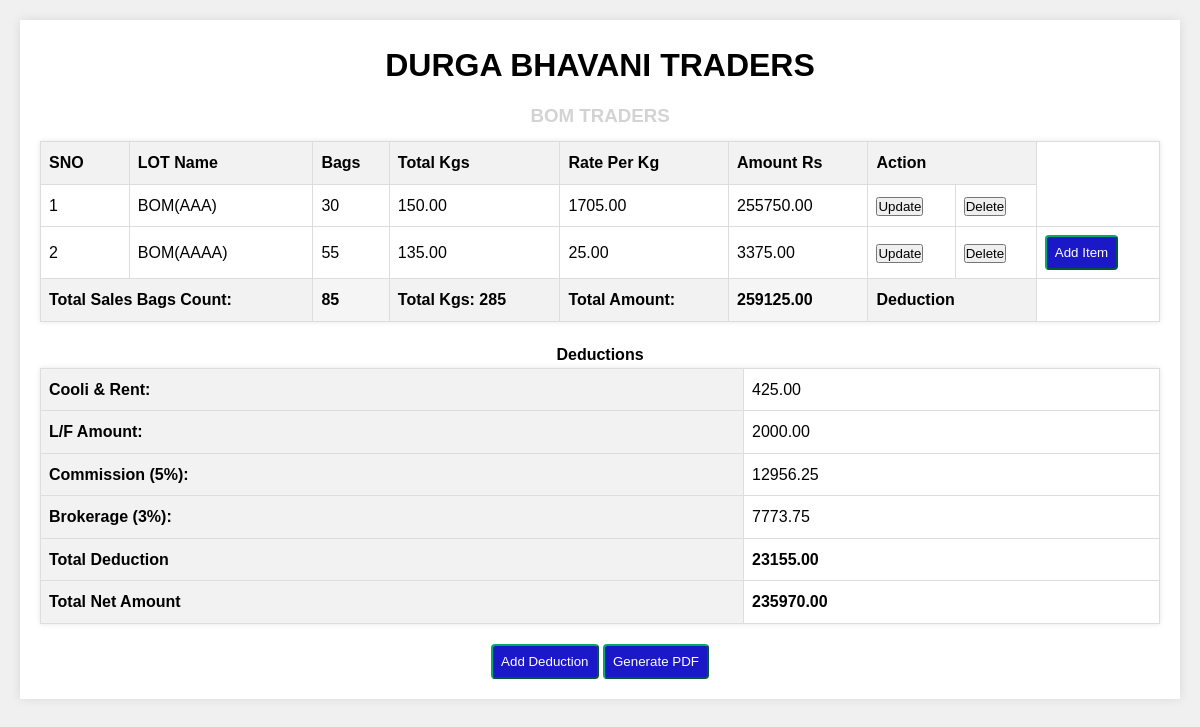
Before: / with the older database file.
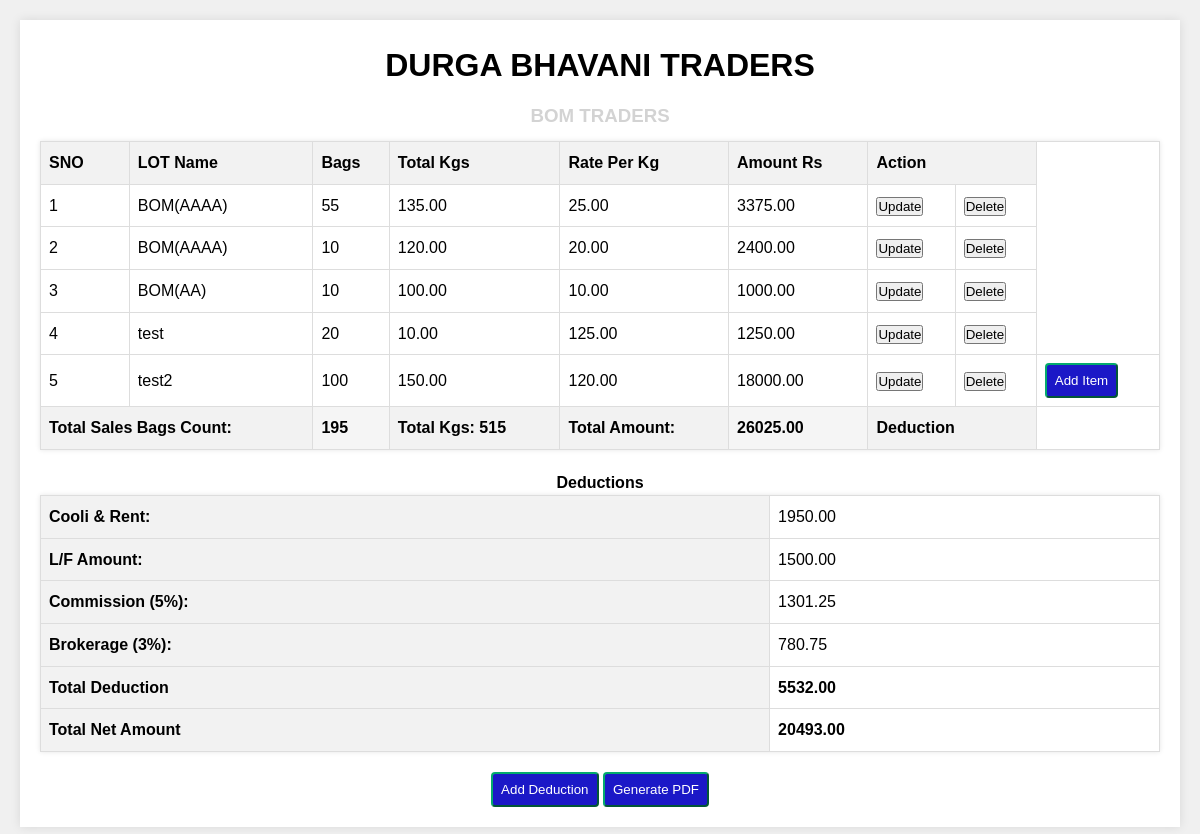
After: the same page with the newer database file.
### app/models.py (models this page shows)
class bill(models.Model):
    LOT_Name=models.CharField(max_length=100)
    Bags=models.IntegerField()
    Total_Kgs=models.DecimalField(max_digits=10, decimal_places=2)
    Rate_Per_Kg=models.DecimalField(max_digits=10, decimal_places=2)

class deduction(models.Model):
    Cooli_Rent=models.DecimalField(max_digits=10, decimal_places=2)
    LF_Amount=models.DecimalField(max_digits=10, decimal_places=2)

### app/views.py (the view)
# urls.py: path("", views.index,name="index"),
def index(request):
    biller = bill.objects.all()
    total_bags = 0
    total_kgs = Decimal('0.0')
    total_amount_rs = Decimal('0.0')
    for item in biller:
        try:
            item.Amount_Rs = Decimal(item.Total_Kgs) * Decimal(item.Rate_Per_Kg)
        except (ValueError, TypeError):
            item.Amount_Rs = Decimal('0.0')
        total_bags += int(item.Bags) if item.Bags else 0
        total_kgs += Decimal(item.Total_Kgs) if item.Total_Kgs else Decimal('0.0')
        total_amount_rs += item.Amount_Rs
    latest_deduction = deduction.objects.order_by('-id').first()
    if latest_deduction:
        latest_deduction.Cooli_Rent = latest_deduction.Cooli_Rent * total_bags
        latest_deduction.Commission = total_amount_rs * Decimal('0.05')
        latest_deduction.Brokerage = total_amount_rs * Decimal('0.03')
        total_deduction = latest_deduction.Cooli_Rent + latest_deduction.LF_Amount + latest_deduction.Commission + latest_deduction.Brokerage
        total_net_amount = total_amount_rs - total_deduction
    else:
        total_deduction = Decimal('0.0')
        total_net_amount = total_amount_rs
    context = {
        'total_bags': total_bags,
        'total_kgs': total_kgs,
        'total_amount_rs': total_amount_rs,
        'biller': biller,
        'latest_deduction': latest_deduction,
        'total_deduction': total_deduction,
        'total_net_amount': total_net_amount,
    }
    return render(request,"index.html",context)

### app/templates/index.html (shortened to what this page needs)
<!DOCTYPE html>
<html lang="en">
<head>
</head>
{% load static %}
<link rel="stylesheet" href="{% static "style1.css" %}">
<link href="{% static 'responsive.css' %}" rel="stylesheet" />
<body>
    <div class="container">
        <h1>DURGA BHAVANI TRADERS</h1>
        <h3 style="color: #d3d3d3;">BOM TRADERS</h3>
        <table id="customers">
            <thead>
                <th>SNO</th>
                <th>LOT Name</th>
                <th>Bags</th>
                <th>Total Kgs</th>
                <th>Rate Per Kg</th>
                <th>Amount Rs</th>
                <th colspan="2" id="mid">Action</th>
            </thead>
            <tbody>
                {% for i in biller %}
                <tr>
                    <td>{{ forloop.counter }}</td>
                    <td>{{ i.LOT_Name }}</td>
                    <td>{{ i.Bags }}</td>
                    <td>{{ i.Total_Kgs }}</td>
                    <td>{{ i.Rate_Per_Kg }}</td>
                    <td>{{ i.Amount_Rs|floatformat:2 }}</td>
                    <td>
                        <a href="update/{{ i.id }}"><button id="up">Update</button></a>
                    </td>
                    <td>
                        <a href="delete/{{ i.id }}"><button id="del">Delete</button></a>
                    </td>
                    {% if forloop.last %}
                    <td>
                        <a href="{% url 'add' %}"><button id="new3">Add Item</button></a>
                    </td>
                    {% endif %}
                </tr>
                {% endfor %}
                <tr class="total-row">
                    <th colspan="2">Total Sales Bags Count:</th>
                    <td>{{ total_bags }}</td>
                    <th>Total Kgs: {{ total_kgs|floatformat:0 }}</th>
                    <th>Total Amount:</th>
                    <td>{{ total_amount_rs|floatformat:2 }}</td>
                    <th colspan="2">Deduction</th>
                </tr>
            </tbody>
        </table>
        <table id="Deductions">
            <thead>
                <h4>Deductions</h4>
            </thead>
            <tbody>
                {% if latest_deduction %}
                <tr>
                    <th colspan="3">Cooli & Rent:</th>
                    <td>{{ latest_deduction.Cooli_Rent }}</td>
                </tr>
                <tr>
                    <th colspan="3">L/F Amount:</th>
                    <td>{{ latest_deduction.LF_Amount }}</td>
                </tr>
                <tr>
                    <th colspan="3">Commission (5%):</th>
                    <td>{{ latest_deduction.Commission|floatformat:2 }}</td>
                </tr>
                <tr>
                    <th colspan="3">Brokerage (3%):</th>
                    <td>{{ latest_deduction.Brokerage|floatformat:2 }}</td>
                </tr>
                {% endif %}
            </tbody>
            <tfoot>
                <tr>
                    <th colspan="2">Total Deduction</th>
                    <td colspan="2">{{ total_deduction|floatformat:2 }}</td>
                </tr>
                <tr>
                    <th colspan="2">Total Net Amount</th>
                    <td colspan="2">{{ total_net_amount|floatformat:2 }}</td>
                </tr>
            </tfoot>
        </table>
        <a href="{% url 'ded' %}"><button id="new3">Add Deduction</button></a>
        <a href="{% url 'pdf' %}"><button id="new3">Generate PDF</button></a>
    </div>
</body>
</html>

Changed rows visible on the page:
removed bill: LOT_Name "BOM(AAA)", Bags "30", Total_Kgs "150.00", Rate_Per_Kg "1705.00", Amount_Rs "255750.00"
removed deduction: Cooli_Rent "425.00", LF_Amount "2000.00", Commission "12956.25", Brokerage "7773.75"
shown differently, row unchanged: bill (number 1 of 5 on the later page): no longer shows "Add Item"
added bill: LOT_Name "BOM(AAAA)", Bags "10", Total_Kgs "120.00", Rate_Per_Kg "20.00", Amount_Rs "2400.00"
added bill: LOT_Name "BOM(AA)", Bags "10", Total_Kgs "100.00", Rate_Per_Kg "10.00", Amount_Rs "1000.00"
added bill: LOT_Name "test", Bags "20", Total_Kgs "10.00", Rate_Per_Kg "125.00", Amount_Rs "1250.00"
added bill: LOT_Name "test2", Bags "100", Total_Kgs "150.00", Rate_Per_Kg "120.00", Amount_Rs "18000.00", shows "Add Item"
added deduction: Cooli_Rent "1950.00", LF_Amount "1500.00", Commission "1301.25", Brokerage "780.75"
Other visible differences:
{{ total_bags }}: "85" → "195"
{{ total_kgs|floatformat:0 }}: "285" → "515"
{{ total_amount_rs|floatformat:2 }}: "259125.00" → "26025.00"
{{ total_deduction|floatformat:2 }}: "23155.00" → "5532.00"
{{ total_net_amount|floatformat:2 }}: "235970.00" → "20493.00"
